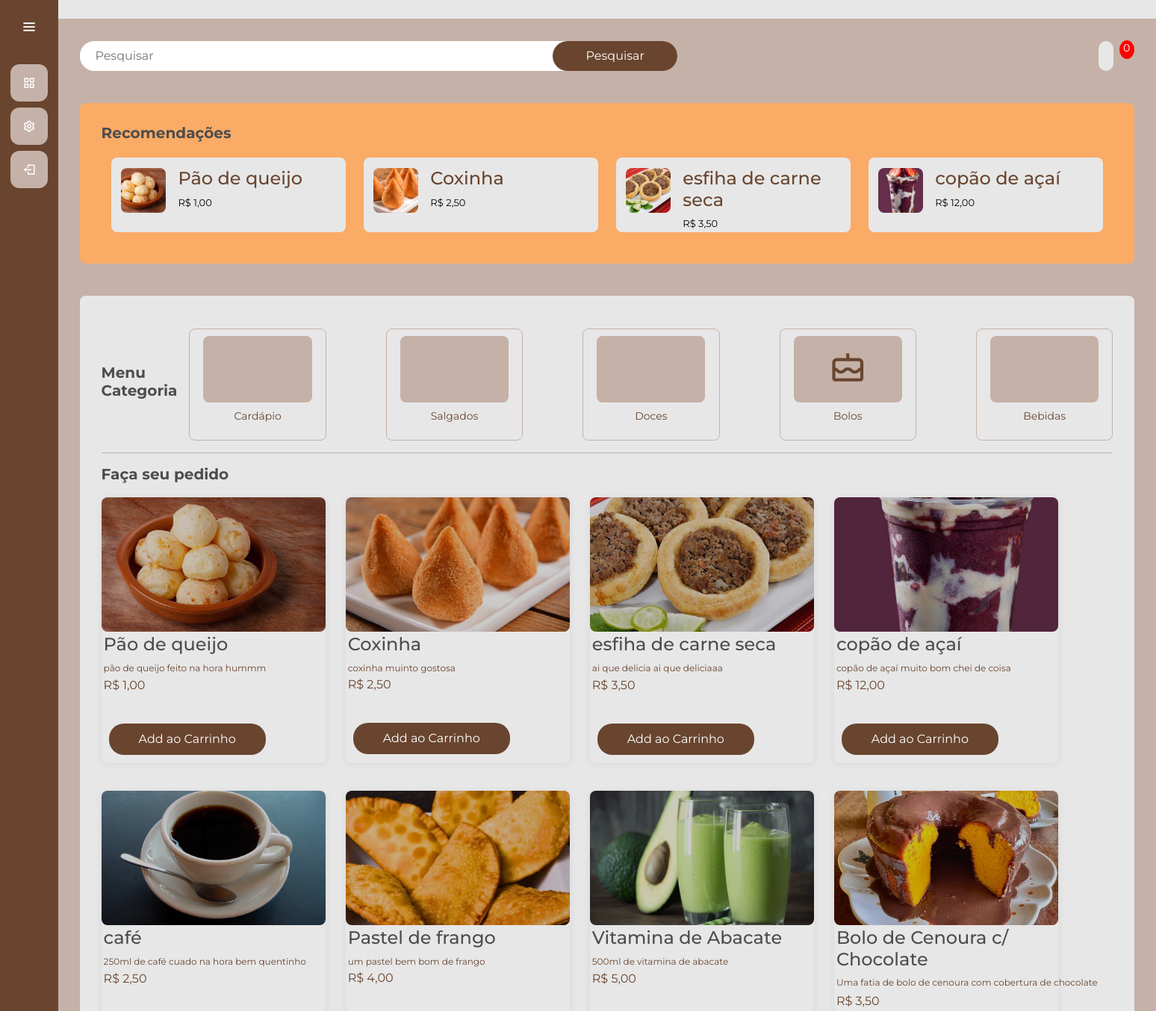
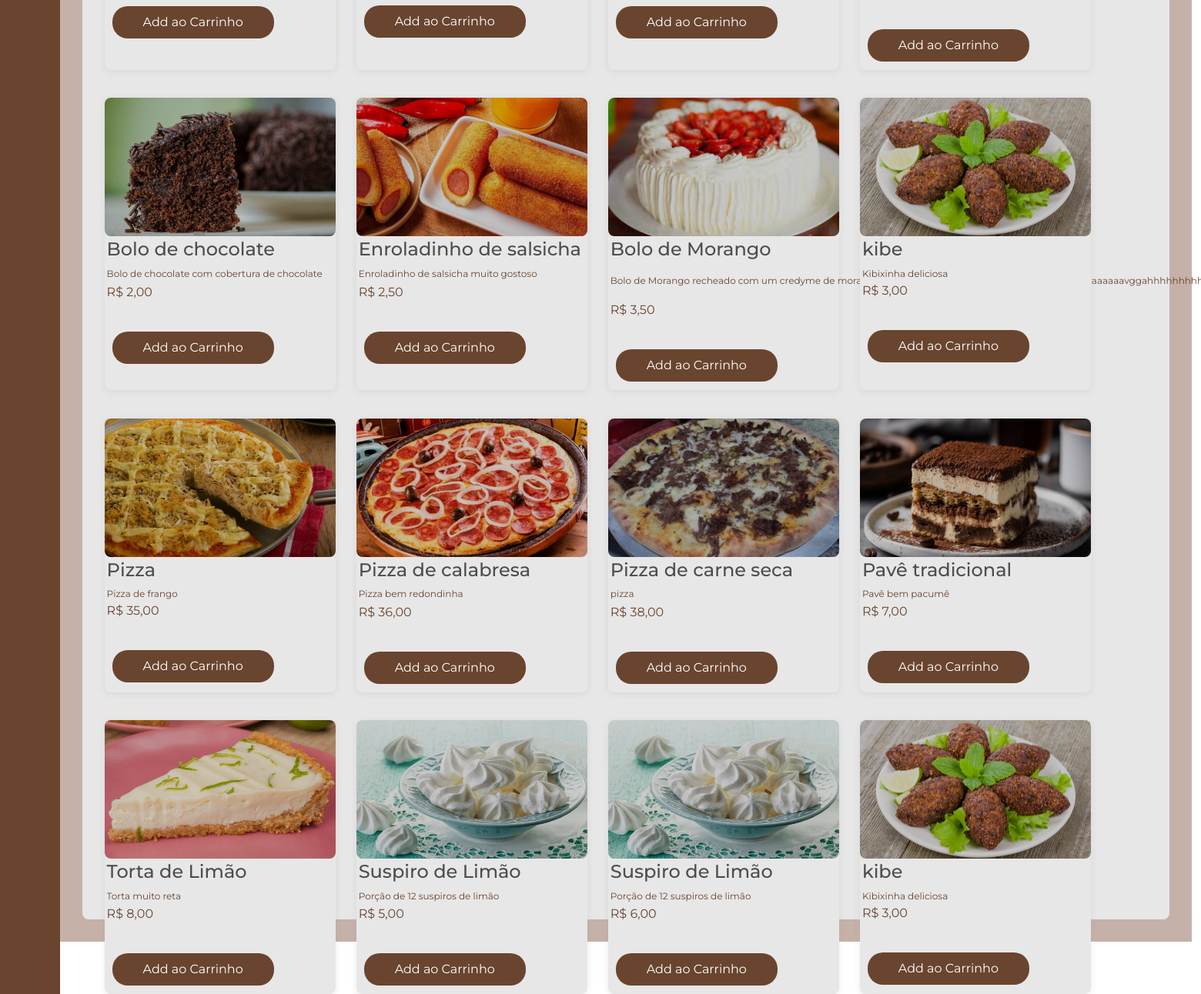
Page /usuarios/ (signed in) on the committed database (2 pictures, top to bottom).
### gerenciamento/models.py (models this page shows, shortened)
class Produto(models.Model):
    CATEGORIA_CHOICES = [
        ('doce', 'Doce'),
        ('salgado', 'Salgado'),
        ('bebida', 'Bebida'),
        ('bolo', 'Bolo')
    ]
    id_produto = models.AutoField(primary_key=True)
    nome_produto = models.CharField(max_length=255)
    descricao = models.CharField(max_length=255)
    preco = models.FloatField()
    ingredientes = models.ManyToManyField(Ingrediente, through='ProdutoIngrediente')
    categoria = models.CharField(max_length=15, choices=CATEGORIA_CHOICES, default='salgado')
    imagem = models.ImageField(upload_to='media/', null=True, blank=True)
    @property
    def imageURL(self):
        try:
            url = self.imagem.url
        except:
            url = ''
        return url

### usuarios/views.py (the view)
# urls.py: path('', views.principal, name='usuarios'),
@login_required(login_url='/usuarios/cadastro/')
def principal(request):
    produtos_list = Produto.objects.all()
    pedido, criado = Pedido.objects.get_or_create(cliente=request.user, data=datetime.datetime.now() , completo=False)
    itens = pedido.pedidoproduto_set.all()
    carrinho_itens = pedido.get_carrinho_itens
    ingredientes_produto = {}
    for produto in produtos_list:
        ingredientes_produto[produto.id_produto] = produto.ingredientes.all()
    contexto = {'pedido':pedido ,'produtos': produtos_list, 'itens': itens, 'carrinho_itens': carrinho_itens, 'ingredientes_produto': ingredientes_produto}
    return render(request, 'principal.html', contexto)

### gerenciamento/models.py (called while the page is built)
    @property
    def get_carrinho_itens(self):
        pedido_produtos = self.pedidoproduto_set.all()
        total = sum([item.quantidade_comprada for item in pedido_produtos])
        return total

### usuarios/models.py (called while the page is built)
    def __str__(self) -> str:
        return self.username

### usuarios/templates/principal.html (shortened to what this page needs)
{% extends "cliente.html" %}
{% load static %}
{% block 'head' %}
    <link rel="stylesheet" href="{% static 'usuarios/css/principal-oficial.css' %}">
    <link href='https://unpkg.com/boxicons@2.1.4/css/boxicons.min.css' rel='stylesheet'>
{% endblock %}
{% block 'dashboard' %}
<body>
    <div class="main">
        <div class="main-navbar">
            <div class="search">
                <form id="pesquisa-produto" method="GET" action="{% url 'pesquisar_produto' %}">
                    <input type="text" placeholder="Pesquisar" name="Pesquisar" value="{{termo_pesquisa}}">
                    <button class="search-btn">Pesquisar</button>
                </form>
            </div>
            <div class="profile">
                <a class="cart" href="{% url 'carrinho' %}"></a>
                <p id="cart-total">{{carrinho_itens|floatformat:0}}</p>
            </div>
        </div>
        <div class="main-highlight">
            <div class="main-header">
                <h2 class="main-title">Recomendações</h2>
            </div>
            <div class="highlight-wrapper">
                {% for produto in produtos|slice:":4" %}
                    <a class="highlight-card" href="{% url 'produto' produto.id_produto %}">
                        <img class="highlight-img" src="{{ produto.imagem.url }}" alt="{{ produto.nome_produto }}">
                        <div class="highlight-desc">
                            <h4>{{ produto.nome_produto }}</h4>
                            <p>R$ {{ produto.preco|floatformat:2 }}</p>
                        </div>
                    </a>
                {% endfor %}
            </div>
        </div>
        <div class="main-menus">
            <div class="main-filter">
                <div>
                    <h2 class="main-title">Menu<br>Categoria</h2>
                </div>
                <div class="filter-wrapper">
                    <div class="filter-card category-filter" data-category="cardapio">
                        <div class="filter-icon">
                        </div>
                        <p>Cardápio</p>
                    </div>
                    <div class="filter-card category-filter" data-category="salgado">
                        <div class="filter-icon">
                        </div>
                        <p>Salgados</p>
                    </div>
                    <div class="filter-card category-filter" data-category="doce">
                        <div class="filter-icon">
                        </div>
                        <p>Doces</p>
                    </div>
                    <div class="filter-card category-filter" data-category="bolo">
                        <div class="filter-icon">
                            <i class='bx bx-cake'></i>
                        </div>
                        <p>Bolos</p>
                    </div>
                    <div class="filter-card category-filter" data-category="bebida">
                        <div class="filter-icon">
                        </div>
                        <p>Bebidas</p>
                    </div>
                </div>
            </div>
            <hr class="divider">
            <div class="main-detail">
                <h2 class="main-title">Faça seu pedido</h2>
                <div class="detail-wrapper">
                    {% for produto in produtos %}
                    <div class="detail-card produto-card {{ produto.categoria }}">
                        <a class="detail-icon" href="{% url 'produto' produto.id_produto %}">
                            <img class="detail-img" src="{{ produto.imageURL }}" alt="{{ produto.nome_produto }}">
                        </a>
                        <div class="detail-desc">
                            <div class="detail-name">
                                <h4>{{produto.nome_produto}}</h4>
                                <p class="detail-sub">{{produto.descricao}}</p>
                                <p class="price">R$ {{produto.preco|floatformat:2}}</p>
                            </div>
                        </div>
                        <div class="row">
                            <button type="button" data-produto="{{produto.id_produto}}" data-action="add" class="btn botao-add-carrinho add-btn update-cart">Add ao Carrinho</button>
                        </div>
                    </div>
                    {% endfor %}
                </div>
            </div>
        </div>
    </div>
</body>
{% endblock %}

### templates/static/general/css/base.css (style rules this page uses)
* { margin: 0; padding: 0; box-sizing: border-box; font-family: "Montserrat" , sans-serif; }
body { background-color: hsl(0, 0%, 98%); }
h1,h2,h3,h4,h5,h6 { color:hsl(0, 0%, 30%); }
#cart-total { display: block; text-align: center; color:#fff; background-color: red; width: 20px; height: 25px; border-radius: 50%; font-size: 14px; }
.btn { border-radius: 0; }
.row { display: flex; flex-direction: row; justify-content: space-between; margin-top: 20px; }

### templates/static/general/css/general.css (style rules this page uses)
:root { --main-color: #c5b1a7; --dark-color: #69452F; --light-color: #E7E7E7; --contrast-color: #faab66; --differential-color: #4b280b; --red-color: #9E7047; }

### rows in the picture
Produto: imagem (picture), nome_produto "Pão de queijo", preco "1,00", imageURL (picture), descricao "pão de queijo feito na hora hummm"
Produto: imagem (picture), nome_produto "Coxinha", preco "2,50", imageURL (picture), descricao "coxinha muinto gostosa"
Produto: imagem (picture), nome_produto "esfiha de carne seca", preco "3,50", imageURL (picture), descricao "ai que delicia ai que deliciaaa"
Produto: imagem (picture), nome_produto "copão de açaí", preco "12,00", imageURL (picture), descricao "copão de açaí muito bom chei de coisa"
Produto: imageURL (picture), nome_produto "café", descricao "250ml de café cuado na hora bem quentinho", preco "2,50"
Produto: imageURL (picture), nome_produto "Pastel de frango", descricao "um pastel bem bom de frango", preco "4,00"
Produto: imageURL (picture), nome_produto "Vitamina de Abacate", descricao "500ml de vitamina de abacate", preco "5,00"
Produto: imageURL (picture), nome_produto "Bolo de Cenoura c/ Chocolate", descricao "Uma fatia de bolo de cenoura com cobertura de chocolate", preco "3,50"
Produto: imageURL (picture), nome_produto "Bolo de chocolate", descricao "Bolo de chocolate com cobertura de chocolate", preco "2,00"
Produto: imageURL (picture), nome_produto "Enroladinho de salsicha", descricao "Enroladinho de salsicha muito gostoso", preco "2,50"
Produto: imageURL (picture), nome_produto "Bolo de Morango", descricao "Bolo de Morango recheado com um credyme de morango…", preco "3,50"
Produto: imageURL (picture), nome_produto "kibe", descricao "Kibixinha deliciosa", preco "3,00"
Produto: imageURL (picture), nome_produto "Pizza", descricao "Pizza de frango", preco "35,00"
Produto: imageURL (picture), nome_produto "Pizza de calabresa", descricao "Pizza bem redondinha", preco "36,00"
Produto: imageURL (picture), nome_produto "Pizza de carne seca", descricao "pizza", preco "38,00"
Produto: imageURL (picture), nome_produto "Pavê tradicional", descricao "Pavê bem pacumê", preco "7,00"
Produto: imageURL (picture), nome_produto "Torta de Limão", descricao "Torta muito reta", preco "8,00"
Produto: imageURL (picture), nome_produto "Suspiro de Limão", descricao "Porção de 12 suspiros de limão", preco "5,00"
Produto: imageURL (picture), nome_produto "Suspiro de Limão", descricao "Porção de 12 suspiros de limão", preco "6,00"
Produto: imageURL (picture), nome_produto "kibe", descricao "Kibixinha deliciosa", preco "3,00"

### other values in the picture
{{ carrinho_itens|floatformat:0 }} "0"
